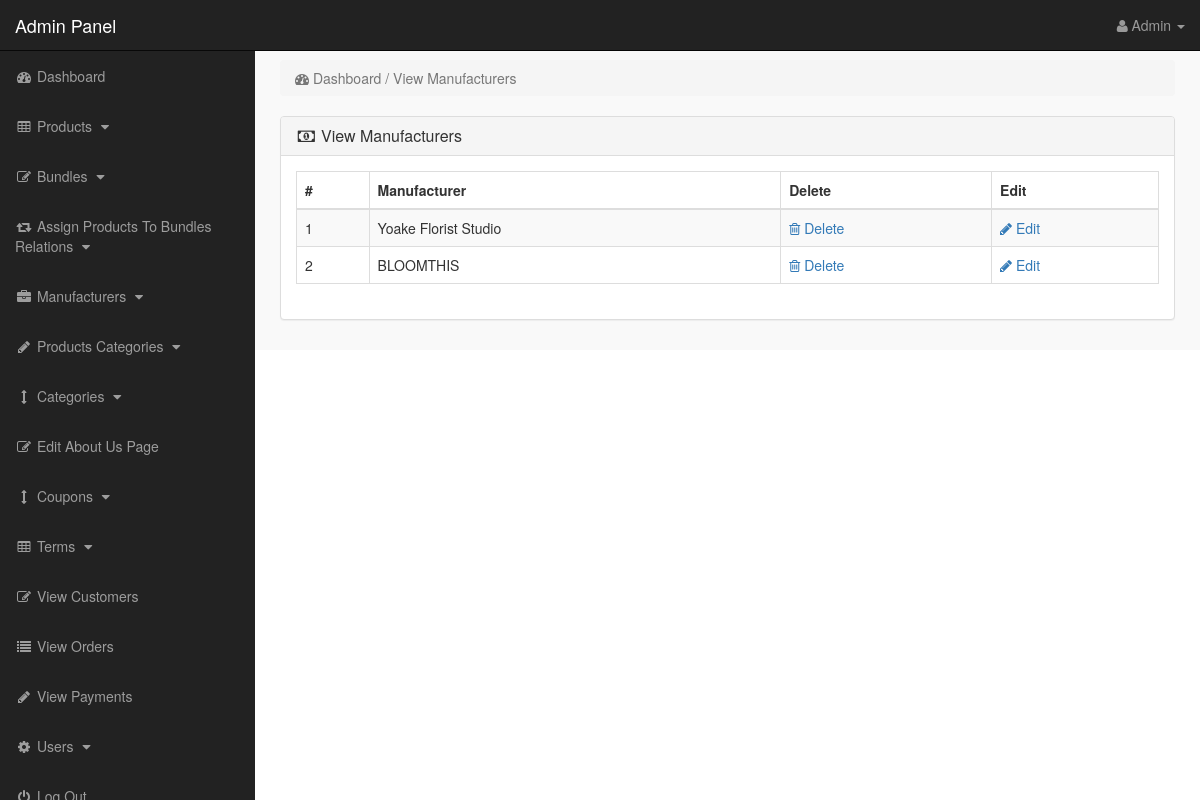
The page /admin_area/index.php?view_manufacturers (signed in) on the database its author committed.
### tables this page shows
CREATE TABLE `manufacturers` (
  `manufacturer_id` int(10) NOT NULL,
  `manufacturer_title` text NOT NULL,
  `manufacturer_top` text NOT NULL,
  `manufacturer_image` text NOT NULL
);

### admin_area/view_manufacturers.php (the view)
<?php
if(!isset($_SESSION['admin_email'])){
echo "<script>window.open('login.php','_self')</script>";
}
else {
?>
<div class="row">
<div class="col-lg-12">
<ol class="breadcrumb">
<li class="active">
<i class="fa fa-dashboard"></i> Dashboard / View Manufacturers
</li>
</ol>
</div>
</div>
<div class="row">
<div class="col-lg-12">
<div class="panel panel-default">
<div class="panel-heading">
<h3 class="panel-title">
<i class="fa fa-money fa-fw"></i> View Manufacturers
</h3>
</div>
<div class="panel-body">
<div class="table-responsive">
<table class="table table-bordered table-hover table-striped">
<thead>
<tr>
<th>#</th>
<th>Manufacturer</th>
<th>Delete</th>
<th>Edit</th>
</tr>
</thead>
<tbody>
<?php
$i = 0;
$get_manufacturers = "select * from manufacturers";
$run_manufacturers = mysqli_query($con,$get_manufacturers);
while($row_manufacturers = mysqli_fetch_array($run_manufacturers)){
$manufacturer_id = $row_manufacturers['manufacturer_id'];
$manufacturer_title = $row_manufacturers['manufacturer_title'];
$i++;
?>
<tr>
<td><?php echo $i; ?></td>
<td><?php echo $manufacturer_title; ?></td>
<td>
<a href="index.php?delete_manufacturer=<?php echo $manufacturer_id; ?>">
<i class="fa fa-trash-o"></i> Delete
</a>
</td>
<td>
<a href="index.php?edit_manufacturer=<?php echo $manufacturer_id; ?>">
<i class="fa fa-pencil"></i> Edit
</a>
</td>
</tr>
<?php } ?>
</tbody>
</table>
</div>
</div>
</div>
</div>
</div>
<?php } ?>

### admin_area/includes/sidebar.php (shortened to what this page needs)
<?php
if(!isset($_SESSION['admin_email'])){
echo "<script>window.open('login.php','_self')</script>";
}
else {
?>
<nav class="navbar navbar-inverse navbar-fixed-top" >
<div class="navbar-header" >
<a class="navbar-brand" href="index.php?dashboard" >Admin Panel</a>
</div>
<ul class="nav navbar-right top-nav" >
<li class="dropdown" >
<a href="#" class="dropdown-toggle" data-toggle="dropdown" >
<i class="fa fa-user" ></i>
<?php echo $admin_name; ?> <b class="caret" ></b>
</a>
</li>
</ul>
<div class="collapse navbar-collapse navbar-ex1-collapse">
<ul class="nav navbar-nav side-nav">
<li>
<a href="index.php?dashboard">
<i class="fa fa-fw fa-dashboard"></i> Dashboard
</a>
</li>
<li>
<a href="#" data-toggle="collapse" data-target="#products">
<i class="fa fa-fw fa-table"></i> Products
<i class="fa fa-fw fa-caret-down"></i>
</a>
</li>
<li>
<a href="#" data-toggle="collapse" data-target="#bundles">
<i class="fa fa-fw fa-edit"></i> Bundles
<i class="fa fa-fw fa-caret-down"></i>
</a>
</li>
<li>
<a href="#" data-toggle="collapse" data-target="#relations">
<i class="fa fa-fw fa-retweet"></i> Assign Products To Bundles Relations
<i class="fa fa-fw fa-caret-down"></i>
</a>
</li>
<li>
<a href="#" data-toggle="collapse" data-target="#manufacturers">
<i class="fa fa-fw fa-briefcase"></i> Manufacturers
<i class="fa fa-fw fa-caret-down"></i>
</a>
</li>
<li>
<a href="#" data-toggle="collapse" data-target="#p_cat">
<i class="fa fa-fw fa-pencil"></i> Products Categories
<i class="fa fa-fw fa-caret-down"></i>
</a>
</li>
<li>
<a href="#" data-toggle="collapse" data-target="#cat">
<i class="fa fa-fw fa-arrows-v"></i> Categories
<i class="fa fa-fw fa-caret-down"></i>
</a>
</li>
<li>
<a href="index.php?edit_about_us">
<i class="fa fa-fw fa-edit"></i> Edit About Us Page
</a>
</li>
<li>
<a href="#" data-toggle="collapse" data-target="#coupons">
<i class="fa fa-fw fa-arrows-v"></i> Coupons
<i class="fa fa-fw fa-caret-down"></i>
</a>
</li>
<li>
<a href="#" data-toggle="collapse" data-target="#terms" >
<i class="fa fa-fw fa-table"></i> Terms
<i class="fa fa-fw fa-caret-down"></i>
</a>
</li>
<li>
<a href="index.php?view_customers">
<i class="fa fa-fw fa-edit"></i> View Customers
</a>
</li>
<li>
<a href="index.php?view_orders">
<i class="fa fa-fw fa-list"></i> View Orders
</a>
</li>
<li>
<a href="index.php?view_payments">
<i class="fa fa-fw fa-pencil"></i> View Payments
</a>
</li>
<li>
<a href="#" data-toggle="collapse" data-target="#users">
<i class="fa fa-fw fa-gear"></i> Users
<i class="fa fa-fw fa-caret-down"></i>
</a>
</li>
<li>
<a href="logout.php">
<i class="fa fa-fw fa-power-off"></i> Log Out
</a>
</li>
</ul>
</div>
</nav>
<?php } ?>

### admin_area/css/style.css (style rules this page uses)
body { margin-top:100px; }
@media (min-width: 768px) { body { margin-top:50px; } }
.top-nav { padding:0 15px; }
.top-nav>li { display:inline-block; float:left; }
.top-nav>li>a { padding-top:15px; padding-bottom:15px; line-height:20px; color:#999; }
@media (min-width: 768px) { .side-nav { position:fixed; top:51px; width:255px; border-radius:0; overflow-y:auto; background-color: #222; bottom:0; overflow-x:hidden; padding-bottom:40px; } }
@media (min-width: 768px) { .side-nav>li>a { width:255px; } }
.panel-body { border-radius:5px; }

### rows shown on the page
manufacturers: manufacturer_title "Yoake Florist Studio"
manufacturers: manufacturer_title "BLOOMTHIS"

### other values the page prints
$admin_name "Admin"
